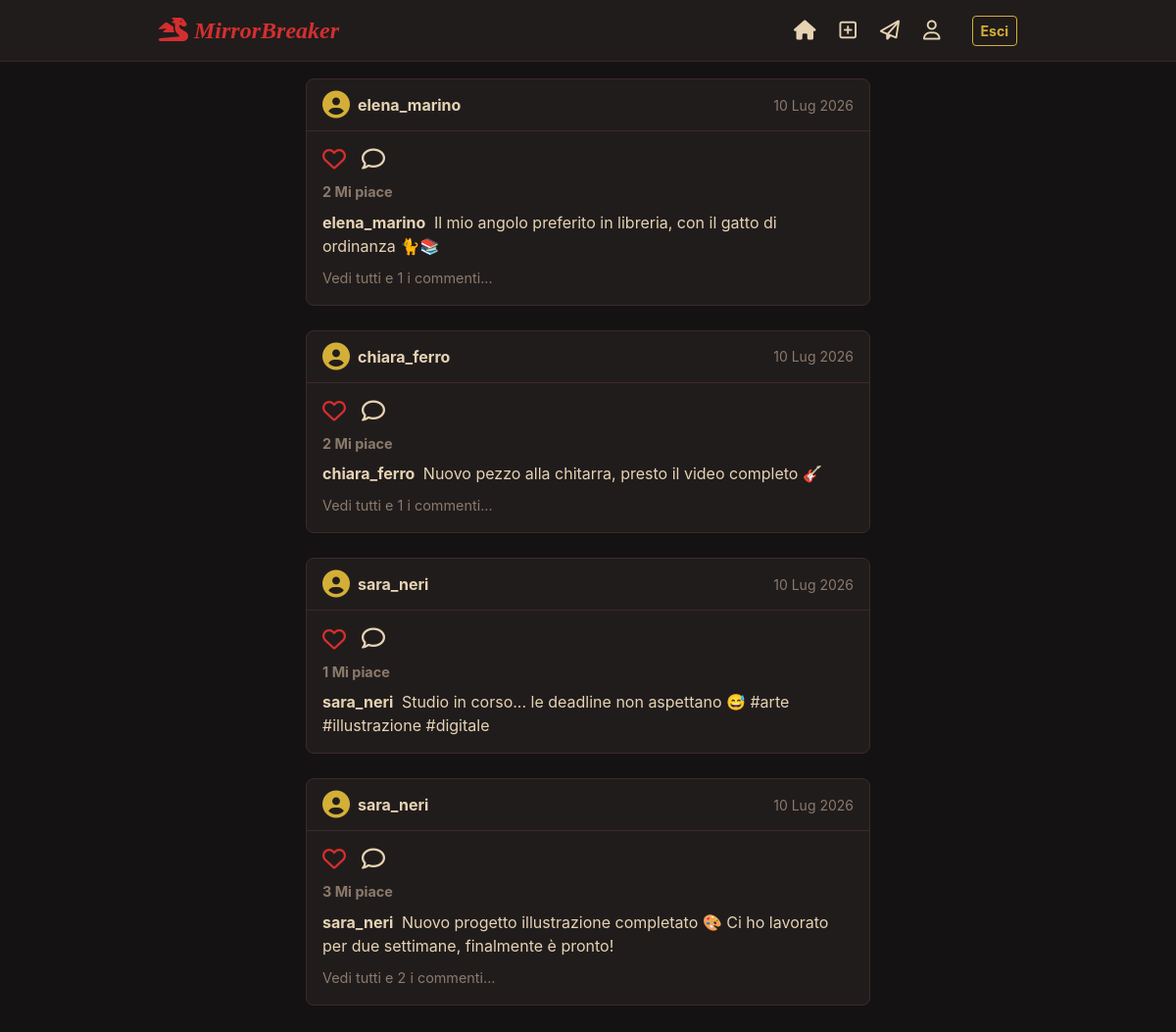
/posts/ (signed in), run on the app's committed database.
### posts/models.py (models this page shows, shortened)
class Post(models.Model):
    autore         = models.ForeignKey(
        settings.AUTH_USER_MODEL,       # <-- mai importare CustomUser direttamente
        on_delete=models.CASCADE,
        related_name='posts',           # user.posts.all()
    )
    caption        = models.TextField(max_length=2200, blank=True)
    data_creazione = models.DateTimeField(default=timezone.now)
    aggiornato_il  = models.DateTimeField(auto_now=True)
    archiviato     = models.BooleanField(default=False)
    eliminato_da_moderatore = models.BooleanField(default=False)
    like       = models.ManyToManyField(settings.AUTH_USER_MODEL, related_name='post_con_like',  blank=True)
    salvati_da = models.ManyToManyField(settings.AUTH_USER_MODEL, related_name='post_salvati',   blank=True)
    class Meta:
        ordering = ['-data_creazione']
    @property
    def num_like(self):
        return self.like.count()
    @property
    def num_commenti(self):
        return self.commenti.filter(risposta_a__isnull=True).count()

### users/models.py (models this page shows, shortened)
class CustomUser(AbstractUser):
    ROLE_CHOICES = (
        ('standard',  'Utente Standard'),
        ('moderator', 'Moderatore'),
    )
    ruolo = models.CharField(max_length=20, choices=ROLE_CHOICES, default='standard')
    immagine_profilo = models.ImageField(upload_to='avatars/', null=True, blank=True)
    bio              = models.TextField(max_length=500, blank=True)
    link_sito        = models.URLField(max_length=200, blank=True)
    data_nascita     = models.DateField(null=True, blank=True)
    account_privato  = models.BooleanField(default=False)
    is_banned        = models.BooleanField(default=False)   # gestito dal moderatore
    following = models.ManyToManyField(
        'self',
        symmetrical=False,
        related_name='followers',
        blank=True,
    )
    richieste_follow = models.ManyToManyField(
        'self',
        symmetrical=False,
        related_name='richieste_in_arrivo',
        blank=True,
    )
    @property
    def is_moderator(self):
        return self.ruolo == 'moderator'

### posts/views.py (the view)
# urls.py: path('',                              views.FeedView.as_view(),               name='feed'),
class FeedView(LoginRequiredMixin, ListView):
    model               = Post
    template_name       = 'posts/feed.html'
    context_object_name = 'post_list'
    paginate_by         = 12
    def get_queryset(self):
        base = Post.objects.filter(archiviato=False, eliminato_da_moderatore=False)
        if self.request.user.is_moderator or self.request.user.is_superuser:
            return base.prefetch_related('media', 'like', 'commenti', 'autore')
        following_ids = self.request.user.following.values_list('id', flat=True)
        return (
            base
            .filter(autore_id__in=list(following_ids) + [self.request.user.id])
            .prefetch_related('media', 'like', 'commenti', 'autore')
        )
    def get_context_data(self, **kwargs):
        context = super().get_context_data(**kwargs)
        context['vista_generale'] = self.request.user.is_moderator or self.request.user.is_superuser
        return context

### templates/posts/feed.html (shortened to what this page needs)
{% extends 'base.html' %}
{% load static %}
{% block content %}
<div class="feed-container mt-4">
    {% for post in post_list %}
        <div class="post-card">
            <div class="post-header d-flex justify-content-between align-items-center">
                <a href="#" class="d-flex align-items-center text-decoration-none">
                    <i class="fa-solid fa-circle-user fs-3 me-2" style="color: var(--kiki-gold);"></i>
                    <span class="fw-bold">{{ post.autore.username }}</span>
                </a>
                <small class="text-muted">{{ post.data_creazione|date:"d M Y" }}</small>
            </div>
            <div class="p-3">
                <div class="d-flex gap-3 mb-2">
                    <form action="{% url 'posts:toggle_like' post.pk %}" method="POST" class="d-inline">
                        <button type="submit" class="btn p-0 border-0 bg-transparent shadow-none" style="color: var(--kiki-red);">
                            {% if request.user in post.like.all %}
                                <i class="fa-solid fa-heart fs-4"></i>
                            {% else %}
                                <i class="fa-regular fa-heart fs-4"></i>
                            {% endif %}
                        </button>
                    </form>
                    <a href="{% url 'posts:dettaglio' post.pk %}" style="color: var(--kiki-text-main);">
                        <i class="fa-regular fa-comment fs-4"></i>
                    </a>
                </div>
                <div class="fw-bold mb-2 text-muted" style="font-size: 0.9rem;">
                    {{ post.num_like }} Mi piace
                </div>
                <div>
                    <a href="#" class="fw-bold text-decoration-none me-1" style="color: var(--kiki-text-main);">{{ post.autore.username }}</a>
                    <span>{{ post.caption }}</span>
                </div>
                {% if post.num_commenti > 0 %}
                    <div class="mt-2">
                        <a href="{% url 'posts:dettaglio' post.pk %}" class="text-muted text-decoration-none" style="font-size: 0.9rem;">
                            Vedi tutti e {{ post.num_commenti }} i commenti...
                        </a>
                    </div>
                {% endif %}
            </div>
        </div>
    {% empty %}
        <div class="text-center mt-5 p-5 post-card">
            <i class="fa-solid fa-ghost fs-1 mb-3" style="color: var(--kiki-text-muted);"></i>
            <h4 style="color: var(--kiki-gold);">Il vuoto assoluto...</h4>
            <p class="text-muted">Il tuo feed è vuoto. Segui qualcuno o pubblica il tuo primo post per riempirlo!</p>
        </div>
    {% endfor %}
</div>
{% endblock %}

### static/css/style.css (style rules this page uses)
:root { --kiki-bg: #141212; --kiki-card-bg: #211c1c; --kiki-red: #d32f2f; --kiki-red-dark: #8c1d1d; --kiki-gold: #d4af37; --kiki-text-main: #e5d3b3; --kiki-text-muted: #8a7a6b; --kiki-border: #3b2a2a; }
body { background-color: var(--kiki-bg); color: var(--kiki-text-main); font-family: -apple-system, BlinkMacSystemFont, "Segoe UI", Roboto, Helvetica, Arial, sans-serif; }
.post-card { background-color: var(--kiki-card-bg); border: 1px solid var(--kiki-border); border-radius: 8px; margin-bottom: 25px; }
.post-header { border-bottom: 1px solid var(--kiki-border); padding: 12px 16px; }
.post-header a { color: var(--kiki-text-main); text-decoration: none; font-weight: bold; }
.text-muted { color: var(--kiki-text-muted) !important; }

### data on the page
Post: autore.username "elena_marino", data_creazione "10 Lug 2026", num_like "2", caption "Il mio angolo preferito in libreria, con il gatto di ordinanza 🐈📚", num_commenti "1"
Post: autore.username "chiara_ferro", data_creazione "10 Lug 2026", num_like "2", caption "Nuovo pezzo alla chitarra, presto il video completo 🎸", num_commenti "1"
Post: autore.username "sara_neri", data_creazione "10 Lug 2026", num_like "1", caption "Studio in corso... le deadline non aspettano 😅 #arte #illustrazione #digitale"
Post: autore.username "sara_neri", data_creazione "10 Lug 2026", num_like "3", caption "Nuovo progetto illustrazione completato 🎨 Ci ho lavorato per due settimane, finalmente è pronto!", num_commenti "2"
